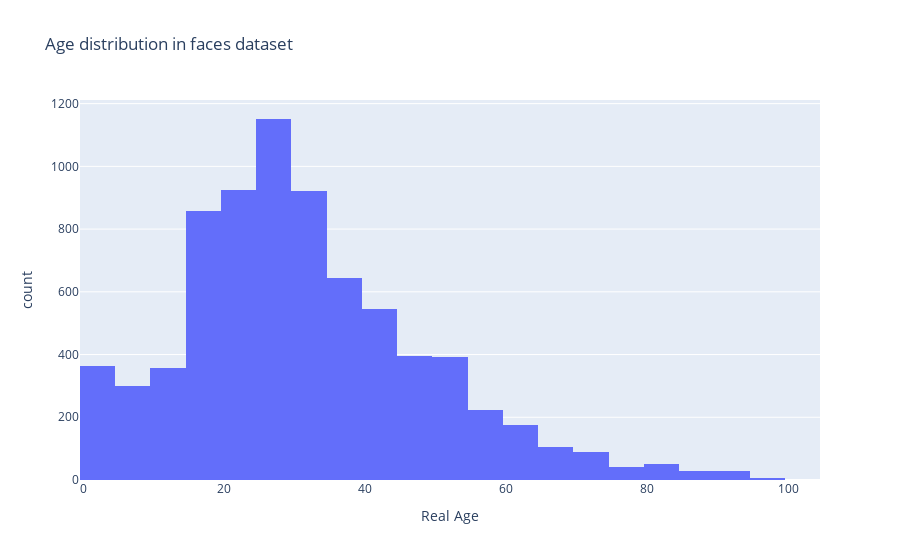

Notebook code cell kept with this figure:
### Markdown cell above
This is how age is distributed through the faces dataset.

### Code cell
fig = px.histogram(
    df, x="real_age", nbins=20, labels={'real_age':'Real Age'},
    title="Age distribution in faces dataset"
)
fig.show()

### Figure 1 — Plotly figure (JSON) as saved in the notebook; plotly's stock layout.template omitted (floating-point values rounded to 4 significant figures; data arrays with more than 128 entries replaced by an {"elided": "..."} marker saying what was removed)
{"data": [{"alignmentgroup": "True", "bingroup": "x", "hovertemplate": "Real Age=%{x}<br>count=%{y}<extra></extra>", "legendgroup": "", "marker": {"color": "#636efa", "pattern": {"shape": ""}}, "name": "", "nbinsx": 20, "offsetgroup": "", "orientation": "v", "showlegend": false, "type": "histogram", "x": {"elided": "7591 int values"}, "xaxis": "x", "yaxis": "y"}], "layout": {"barmode": "relative", "legend": {"tracegroupgap": 0}, "title": {"text": "Age distribution in faces dataset"}, "xaxis": {"anchor": "y", "domain": [0, 1], "title": {"text": "Real Age"}}, "yaxis": {"anchor": "x", "domain": [0, 1], "title": {"text": "count"}}}}
